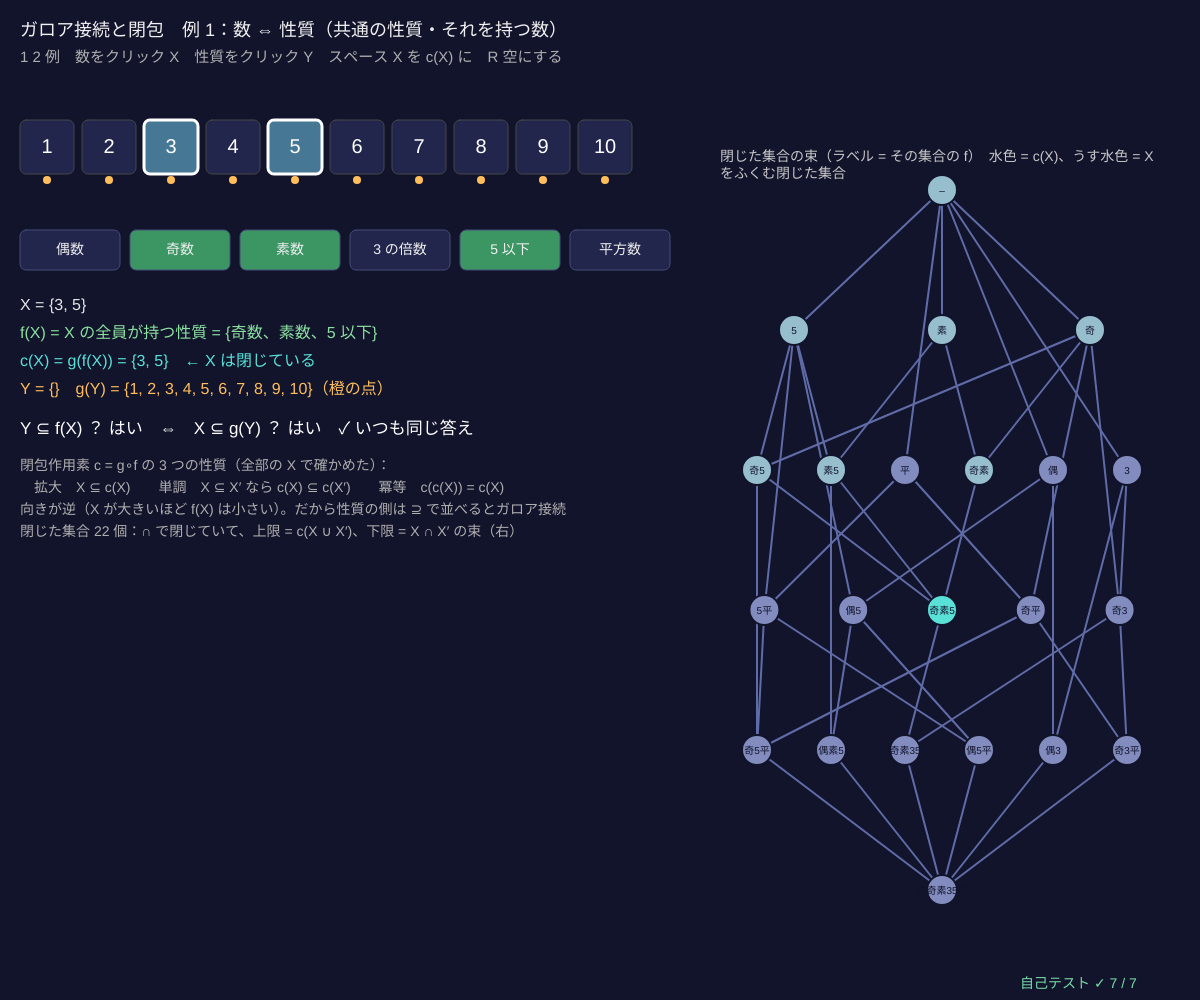
Frame 1 (no input)
Frame 60 (no input): identical to frame 1, image omitted
Frame 120 (the mouse pressed at the canvas centre since frame 60): identical to frame 1, image omitted

The p5.js sketch that drew this single still picture (run headless with seeded random() and noise() and a simulated clock; from frame 60 on, the mouse is pressed at the canvas centre):

// p5.js sketch
// ── sketch.js
// ============================================
// 07 ガロア接続と閉包 ─ 2 つの束の間を行き来する f と g
// 1：数の集合 X → 「X の全員が持つ性質」f(X)、性質の集合 Y → 「Y を全部持つ数」g(Y)。Y ⊆ f(X) ⇔ X ⊆ g(Y)（向きが逆のガロア接続）
// 2：関数 h(x) = x mod 4 の像 f(X) = h(X) と逆像 g(Y) = h⁻¹(Y)。f(X) ⊆ Y ⇔ X ⊆ g(Y)（向きが同じガロア接続）
// どちらも c = g∘f は閉包作用素（拡大・単調・冪等）で、閉じた集合（c(X) = X）は束になる
// 1 2 例を切りかえ / 上の数をクリックで X に入れる・出す / 下の性質をクリックで Y / スペース X を c(X) にする / R 空にする
// ============================================

const NUM = 10;                        // ★ 数 1〜NUM（10 まで）
const PROPS = [['偶数', (k) => k % 2 === 0], ['奇数', (k) => k % 2 === 1], ['素数', (k) => [2, 3, 5, 7].includes(k)], ['3 の倍数', (k) => k % 3 === 0], ['5 以下', (k) => k <= 5], ['平方数', (k) => [1, 4, 9].includes(k)]];
let ex = 1, Xm = 0b0000010100, Ym = 0, objA = [], attrO = [], CL = null;

function setup() { createCanvas(windowWidth, windowHeight); prepare(); selfTest(); rebuild(); }

function prepare() {                   // 数 → 性質のビット、性質 → 数のビット
  objA = []; attrO = PROPS.map(() => 0);
  for (let o = 0; o < NUM; o++) { let m = 0; PROPS.forEach(([nm, fn], a) => { if (fn(o + 1)) { m |= 1 << a; attrO[a] |= 1 << o; } }); objA.push(m); }
}
const ALLO = (1 << NUM) - 1;
function nB() { return ex === 1 ? PROPS.length : 4; }
function fOf(X) {                      // 1：共通の性質　2：像 h(X)
  if (ex === 1) { let m = (1 << PROPS.length) - 1; for (let o = 0; o < NUM; o++) if (X >> o & 1) m &= objA[o]; return m; }
  let m = 0; for (let o = 0; o < NUM; o++) if (X >> o & 1) m |= 1 << ((o + 1) % 4); return m;
}
function gOf(Y) {                      // 1：Y を全部持つ数　2：逆像 h⁻¹(Y)
  let m = 0; for (let o = 0; o < NUM; o++) { if (ex === 1 ? (objA[o] & Y) === Y : Y >> ((o + 1) % 4) & 1) m |= 1 << o; } return m;
}
function cOf(X) { return gOf(fOf(X)); }
function sub(a, b) { return (a & b) === a; }   // a ⊆ b
function rebuild() {                   // 閉じた集合を全部集めて、⊆ の束を作る
  let cs = new Set(); for (let X = 0; X <= ALLO; X++) cs.add(cOf(X));
  let L = [...cs].sort((a, b) => popc(a) - popc(b) || a - b);
  CL = makePoset(L.length, (i, j) => sub(L[i], L[j]), L.map((m) => (ex === 1 ? bitNames(fOf(m), PROPS.map((p) => p[0][0])) : bitNames(fOf(m), ['0', '1', '2', '3']))));
  CL.val = L; layoutHasse(CL, width * 0.6, 190, width * 0.37, height - 300);
}
function bitNames(m, nm) { let s = ''; for (let a = 0; a < nm.length; a++) if (m >> a & 1) s += nm[a]; return s || '–'; }
function setText(X) { let s = []; for (let o = 0; o < NUM; o++) if (X >> o & 1) s.push(o + 1); return '{' + s.join(', ') + '}'; }

function draw() {
  background(18, 20, 44);
  let fX = fOf(Xm), cX = cOf(Xm), gY = gOf(Ym), bw = Math.min(64, (width * 0.55 - 40) / NUM);
  // ---- 数のタイル（白わく = X、水色 = 閉包で増えた分）
  for (let o = 0; o < NUM; o++) {
    let x = 20 + o * bw, inX = Xm >> o & 1, inC = cX >> o & 1;
    stroke(inX ? 255 : 70); strokeWeight(inX ? 3 : 1); fill(inC ? (inX ? [70, 120, 150] : [60, 200, 190]) : [34, 38, 76]); rect(x, 120, bw - 8, bw - 8, 6);
    noStroke(); fill(255); textAlign(CENTER, CENTER); textSize(20); text(o + 1, x + bw / 2 - 4, 120 + bw / 2 - 4);
    if (gY >> o & 1) { fill(255, 190, 90); circle(x + bw / 2 - 4, 120 + bw - 2, 8); }
  }
  // ---- 性質のチップ（橙わく = Y、緑 = f(X)）
  let names = ex === 1 ? PROPS.map((p) => p[0]) : ['÷4 余り 0', '余り 1', '余り 2', '余り 3'];
  for (let a = 0; a < nB(); a++) {
    let x = 20 + a * 110, inF = fX >> a & 1, inY = Ym >> a & 1;
    stroke(inY ? [255, 190, 90] : [70, 76, 120]); strokeWeight(inY ? 3 : 1); fill(inF ? [60, 150, 100] : [34, 38, 76]); rect(x, 230, 100, 40, 6);
    noStroke(); fill(240); textSize(14); text(names[a], x + 50, 250);
  }
  textAlign(LEFT, BASELINE);
  // ---- 説明
  let y = 310; textSize(16); fill(230);
  text('X = ' + setText(Xm), 20, y);
  fill(140, 225, 160); text((ex === 1 ? 'f(X) = X の全員が持つ性質 = ' : 'f(X) = 像 h(X) = ') + '{' + [...Array(nB()).keys()].filter((a) => fX >> a & 1).map((a) => names[a]).join('、') + '}', 20, y + 28);
  fill(90, 225, 215); text('c(X) = g(f(X)) = ' + setText(cX) + (cX === Xm ? '　← X は閉じている' : '　（水色が増えた分）'), 20, y + 56);
  fill(255, 190, 90); text('Y = {' + [...Array(nB()).keys()].filter((a) => Ym >> a & 1).map((a) => names[a]).join('、') + '}　g(Y) = ' + setText(gY) + '（橙の点）', 20, y + 84);
  let lhs = ex === 1 ? sub(Ym, fX) : sub(fX, Ym), rhs = sub(Xm, gY);
  fill(255); textSize(17);
  text((ex === 1 ? 'Y ⊆ f(X) ？ ' : 'f(X) ⊆ Y ？ ') + (lhs ? 'はい' : 'いいえ') + '　⇔　X ⊆ g(Y) ？ ' + (rhs ? 'はい' : 'いいえ') + (lhs === rhs ? '　✓ いつも同じ答え' : '　✗'), 20, y + 124);
  fill(175); textSize(14);
  ['閉包作用素 c = g∘f の 3 つの性質（全部の X で確かめた）：', '　拡大　X ⊆ c(X)　　単調　X ⊆ X′ なら c(X) ⊆ c(X′)　　冪等　c(c(X)) = c(X)',
    ex === 1 ? '向きが逆（X が大きいほど f(X) は小さい）。だから性質の側は ⊇ で並べるとガロア接続' : '像と逆像：h⁻¹(h(X)) = X と同じ余りの数を全部集めた集合', '閉じた集合 ' + CL.n + ' 個：∩ で閉じていて、上限 = c(X ∪ X′)、下限 = X ∩ X′ の束（右）'].forEach((s, k) => text(s, 20, y + 160 + 22 * k));
  // ---- 右：閉じた集合の束
  let cur = CL.val.indexOf(cX);
  drawHasse(CL, { rad: 15, fs: 10, col: (i) => (i === cur ? [90, 225, 215] : sub(Xm, CL.val[i]) ? [150, 190, 205] : [130, 140, 190]) });
  noStroke(); fill(200); textSize(14); text('閉じた集合の束（ラベル = その集合の f）　水色 = c(X)、うす水色 = X をふくむ閉じた集合', width * 0.6, 150, width * 0.38);
  let hv = nodeAt(CL, mouseX, mouseY, 16); if (hv >= 0) { fill(255); text(setText(CL.val[hv]), mouseX + 14, mouseY - 10); }
  fill(240); textSize(18); text('ガロア接続と閉包　例 ' + ex + '：' + (ex === 1 ? '数 ⇔ 性質（共通の性質・それを持つ数）' : '像と逆像 h(x) = x mod 4'), 20, 36);
  fill(175); textSize(15); text('1 2 例　数をクリック X　性質をクリック Y　スペース X を c(X) に　R 空にする', 20, 62);
  drawSelfTest(width - 180, height - 12);
}

function mousePressed() {
  let bw = Math.min(64, (width * 0.55 - 40) / NUM);
  if (mouseY > 120 && mouseY < 120 + bw) { let o = Math.floor((mouseX - 20) / bw); if (o >= 0 && o < NUM) Xm ^= 1 << o; }
  if (mouseY > 230 && mouseY < 270) { let a = Math.floor((mouseX - 20) / 110); if (a >= 0 && a < nB()) Ym ^= 1 << a; }
}
function keyPressed() {
  if (key === '1' || key === '2') { ex = +key; Ym = 0; rebuild(); }
  if (key === ' ') Xm = cOf(Xm);
  if (key === 'r' || key === 'R') { Xm = 0; Ym = 0; }
  return false;
}

// ---- 自己テスト
function selfTest() {
  selfTestResults = [];
  for (let e of [1, 2]) {
    ex = e; let gal = true, ext = true, mono = true, idem = true, nb = 1 << nB();
    for (let X = 0; X <= ALLO; X++) {
      let fX = fOf(X), c = cOf(X);
      for (let Y = 0; Y < nb; Y++) if ((e === 1 ? sub(Y, fX) : sub(fX, Y)) !== sub(X, gOf(Y))) gal = false;
      if (!sub(X, c)) ext = false; if (cOf(c) !== c) idem = false;
      for (let o = 0; o < NUM; o++) if (!sub(c, cOf(X | (1 << o)))) mono = false;   // 1 つ足しても縮まない → 単調
    }
    check('例 ' + e + '：' + (e === 1 ? 'Y ⊆ f(X) ⇔ X ⊆ g(Y)' : 'f(X) ⊆ Y ⇔ X ⊆ g(Y)') + '（X 1024 通り × Y ' + nb + ' 通り）', gal);
    check('例 ' + e + '：c = g∘f は拡大・単調・冪等（閉包作用素）', ext && mono && idem);
    rebuild(); let L = CL, ok = isLattice(L);
    for (let i = 0; i < L.n; i++) for (let j = 0; j < L.n; j++) if (L.val[meetOf(L, i, j)] !== (L.val[i] & L.val[j]) || L.val[joinOf(L, i, j)] !== cOf(L.val[i] | L.val[j])) ok = false;
    check('例 ' + e + '：閉じた集合 ' + L.n + ' 個は束で、下限 = ∩、上限 = c(∪)' + (e === 2 ? '、2^4 = 16 個' : ''), ok && (e === 1 || L.n === 16));
  }
  ex = 1; let fgf = true; for (let X = 0; X <= ALLO; X++) if (fOf(gOf(fOf(X))) !== fOf(X)) fgf = false;
  check('f∘g∘f = f（性質の側でも g の後に f をすると閉じる）', fgf);
  reportSelfTest();
}

// ---------- やってみよう ----------
// 1. X = {3, 5} にすると f(X) と c(X) は？ 3 と 5 の両方が持つ性質を全部持つ数は？
// 2. 性質を 1 つずつ Y に入れて、「Y ⊆ f(X)」と「X ⊆ g(Y)」の答えがいつも同じことを確かめよう
// 3. スペースで X を c(X) にする。もう一度押すと変わる？（冪等）
// 4. PROPS に「6 以上」を足すと閉じた集合の束はどう変わる？（08 の形式概念分析と同じしくみ）
// 5. 例 2 の h を x mod 3 に変えると、閉じた集合はいくつ？


// ==================================================
// ここから下は「束論の道具」（中身は読まなくても OK。消さないでね）
// ==================================================
// ---- 順序集合 P = { n, R, lab, cov, rk, pos }。R[i][j] = 1 は「i ≤ j」（n × n の 0/1 の表）
function makePoset(n, leqFn, labs) {
  let R = [];
  for (let i = 0; i < n; i++) { R.push(new Uint8Array(n)); for (let j = 0; j < n; j++) R[i][j] = i === j || leqFn(i, j) ? 1 : 0; }
  return posetFromRel(R, labs);
}
function posetFromRel(R, labs) { let n = R.length, cov = coversOf(R); return { n, R, cov, rk: ranksOf(n, cov), pos: [], lab: labs || [...Array(n).keys()].map(String) }; }
function fromCovers(labs, cv) { let n = labs.length, R = []; for (let i = 0; i < n; i++) R.push(new Uint8Array(n)); for (let [a, b] of cv) R[a][b] = 1; return posetFromRel(closeRel(R), labs); }   // 被覆の組から
function closeRel(R) {                 // 反射的・推移的閉包（ワーシャル法：k を経由して行けるなら i ≤ j）
  let n = R.length, C = R.map((r) => Uint8Array.from(r));
  for (let i = 0; i < n; i++) C[i][i] = 1;
  for (let k = 0; k < n; k++) for (let i = 0; i < n; i++) if (C[i][k]) for (let j = 0; j < n; j++) if (C[k][j]) C[i][j] = 1;
  return C;
}
function isReflexive(R) { return R.every((r, i) => r[i] === 1); }
function isAntisym(R) { for (let i = 0; i < R.length; i++) for (let j = i + 1; j < R.length; j++) if (R[i][j] && R[j][i]) return false; return true; }
function isTransitive(R) { let n = R.length; for (let i = 0; i < n; i++) for (let j = 0; j < n; j++) if (R[i][j]) for (let k = 0; k < n; k++) if (R[j][k] && !R[i][k]) return false; return true; }
function isPoset(R) { return isReflexive(R) && isAntisym(R) && isTransitive(R); }
function coversOf(R) {                 // 被覆 a ⋖ b：a < b で、間にはさまる c がない（推移的簡約 = ハッセ図の辺）
  let n = R.length, E = [], lt = (a, b) => a !== b && R[a][b] && !R[b][a];
  for (let a = 0; a < n; a++) for (let b = 0; b < n; b++) if (lt(a, b)) {
    let ok = true; for (let c = 0; c < n && ok; c++) if (lt(a, c) && lt(c, b)) ok = false;
    if (ok) E.push([a, b]);
  }
  return E;
}
function ranksOf(n, cov) {             // ランク = 下から c までの最長の鎖の長さ（最大 n 回くり返せば止まる）
  let rk = new Array(n).fill(0);
  for (let t = 0; t <= n; t++) { let ch = false; for (let [a, b] of cov) if (rk[b] < rk[a] + 1 && rk[a] < n) { rk[b] = rk[a] + 1; ch = true; } if (!ch) break; }
  return rk;
}
function allOf(P) { return [...Array(P.n).keys()]; }
function upperOf(P, a, b) { return allOf(P).filter((c) => P.R[a][c] && P.R[b][c]); }   // 上界：a と b の両方より上
function lowerOf(P, a, b) { return allOf(P).filter((c) => P.R[c][a] && P.R[c][b]); }   // 下界
function leastOf(P, Sx) { for (let x of Sx) if (Sx.every((y) => P.R[x][y])) return x; return -1; }      // 最小元（なければ −1）
function greatestOf(P, Sx) { for (let x of Sx) if (Sx.every((y) => P.R[y][x])) return x; return -1; }   // 最大元
function joinOf(P, a, b) { return leastOf(P, upperOf(P, a, b)); }     // 上限 a ∨ b = 最小上界（なければ −1）
function meetOf(P, a, b) { return greatestOf(P, lowerOf(P, a, b)); }  // 下限 a ∧ b = 最大下界
function botOf(P) { return leastOf(P, allOf(P)); }
function topOf(P) { return greatestOf(P, allOf(P)); }
function isLattice(P) { if (P.n === 0) return false; for (let a = 0; a < P.n; a++) for (let b = a + 1; b < P.n; b++) if (joinOf(P, a, b) < 0 || meetOf(P, a, b) < 0) return false; return true; }
function tables(P) {                   // 上限・下限の表（何度も使うので先に計算）
  P.J = []; P.M = [];
  for (let a = 0; a < P.n; a++) { P.J.push(new Int16Array(P.n)); P.M.push(new Int16Array(P.n)); for (let b = 0; b < P.n; b++) { P.J[a][b] = joinOf(P, a, b); P.M[a][b] = meetOf(P, a, b); } }
  return P;
}
// ---- よく使う束：約数の束（割り切る）と部分集合の束（含まれる）
function gcdOf(a, b) { while (b) [a, b] = [b, a % b]; return a; }
function lcmOf(a, b) { return (a / gcdOf(a, b)) * b; }
function divisorsOf(n) { let d = []; for (let k = 1; k <= n; k++) if (n % k === 0) d.push(k); return d; }
function primeFactors(n) { let f = []; for (let p = 2; p * p <= n; p++) if (n % p === 0) { let e = 0; while (n % p === 0) { n /= p; e++; } f.push([p, e]); } if (n > 1) f.push([n, 1]); return f; }
function divisorPoset(n) {
  let D = divisorsOf(n), P = makePoset(D.length, (i, j) => D[j] % D[i] === 0, D.map(String)), ps = primeFactors(n).map((f) => f[0]), dir = [-1, 1, -0.3, 0.55, -0.62];
  P.val = D; P.hint = (i) => ps.reduce((s, p, t) => { let e = 0, v = D[i]; while (v % p === 0) { v /= p; e++; } return s + e * dir[t % 5]; }, 0);
  return P;
}
function popc(m) { let c = 0; while (m) { c += m & 1; m >>= 1; } return c; }
function setName(m, k) { let s = ''; for (let t = 0; t < k; t++) if (m >> t & 1) s += 'abcdefg'[t]; return s || '∅'; }
function powersetPoset(k) {
  let P = makePoset(1 << k, (i, j) => (i & j) === i, [...Array(1 << k).keys()].map((m) => setName(m, k))), dir = [-1, 1, -0.3, 0.55];
  P.val = [...Array(1 << k).keys()]; if (k <= 4) P.hint = (i) => dir.reduce((s, d, t) => s + (i >> t & 1) * d, 0);
  return P;
}
// ---- ハッセ図を描く：高さ = ランク、横 = hint（なければ下の被覆の平均の順）
function layoutHasse(P, x, y, w, h, exact) {
  let mr = Math.max(0, ...P.rk), lv = [], px = new Array(P.n).fill(0.5);
  for (let r = 0; r <= mr; r++) lv.push([]);
  for (let i = 0; i < P.n; i++) lv[P.rk[i]].push(i);
  for (let r = 0; r <= mr; r++) {
    for (let i of lv[r]) { if (P.hint) px[i] = P.hint(i); else { let s = 0, c = 0; for (let [a, b] of P.cov) if (b === i) { s += px[a]; c++; } px[i] = (c ? s / c : 0.5) + i * 1e-6; } }
    lv[r].sort((a, b) => px[a] - px[b]);
    if (!(exact && P.hint)) lv[r].forEach((i, k) => (px[i] = (k + 0.5) / lv[r].length));
  }
  if (exact && P.hint) { let lo = Math.min(...px), hi = Math.max(...px); px = px.map((v) => (hi > lo ? 0.04 + 0.92 * (v - lo) / (hi - lo) : 0.5)); }
  P.pos = []; for (let i = 0; i < P.n; i++) P.pos.push([x + w * px[i], y + h - (mr ? P.rk[i] / mr : 0.5) * h]);
}
function drawHasse(P, o) {             // o = { col(i), ecol(a, b), rad, fs }。色は [r, g, b]
  o = o || {}; let rad = o.rad || 16;
  strokeWeight(2);
  for (let [a, b] of P.cov) { stroke(...((o.ecol && o.ecol(a, b)) || [96, 108, 168])); line(P.pos[a][0], P.pos[a][1], P.pos[b][0], P.pos[b][1]); }
  textAlign(CENTER, CENTER); textSize(o.fs || 13);
  for (let i = 0; i < P.n; i++) {
    stroke(18, 20, 44); strokeWeight(2); fill(...((o.col && o.col(i)) || [226, 232, 248])); circle(P.pos[i][0], P.pos[i][1], 2 * rad);
    noStroke(); fill(18, 20, 44); text(P.lab[i], P.pos[i][0], P.pos[i][1] + 1);
  }
  textAlign(LEFT, BASELINE);
}
function nodeAt(P, mx, my, r) { let best = -1, bd = r || 20; for (let i = 0; i < P.n; i++) { let d = Math.hypot(P.pos[i][0] - mx, P.pos[i][1] - my); if (d < bd) { bd = d; best = i; } } return best; }
// ---- 種つきの乱数（同じ種なら毎回同じ列）
let rngState = 1;
function seedRng(sd) { rngState = (sd >>> 0) || 1; }
function rnd() {                       // 0〜1 の一様乱数（mulberry32）
  rngState = (rngState + 0x6d2b79f5) >>> 0;
  let t = rngState;
  t = Math.imul(t ^ (t >>> 15), t | 1);
  t ^= t + Math.imul(t ^ (t >>> 7), t | 61);
  return ((t ^ (t >>> 14)) >>> 0) / 4294967296;
}
function randomPoset(n, p) { let o = []; for (let i = 0; i < n; i++) o.push(i); for (let i = n - 1; i > 0; i--) { let j = Math.floor(rnd() * (i + 1)); [o[i], o[j]] = [o[j], o[i]]; }   // ランダムな順番 o で、前 → 後ろに確率 p で辺 → 閉包
  let R = []; for (let i = 0; i < n; i++) R.push(new Uint8Array(n));
  for (let a = 0; a < n; a++) for (let b = a + 1; b < n; b++) if (rnd() < p) R[o[a]][o[b]] = 1;
  return posetFromRel(closeRel(R));
}
function clampv(v, a, b) { return v < a ? a : v > b ? b : v; }
// ---- 自己テストの道具
let selfTestResults = [];
function check(name, cond) { selfTestResults.push({ name, ok: !!cond }); }
function reportSelfTest() { for (let r of selfTestResults) (r.ok ? console.log : console.error)((r.ok ? '✓ ' : '✗ ') + r.name); }
function selfTestLine() { let k = selfTestResults.filter((r) => r.ok).length; return '自己テスト ' + (k === selfTestResults.length ? '✓ ' : '✗ ') + k + ' / ' + selfTestResults.length; }
function drawSelfTest(x, y) { noStroke(); fill(...(selfTestResults.every((r) => r.ok) ? [120, 220, 170] : [255, 90, 90])); textSize(14); textAlign(LEFT, BASELINE); text(selfTestLine(), x, y); }
